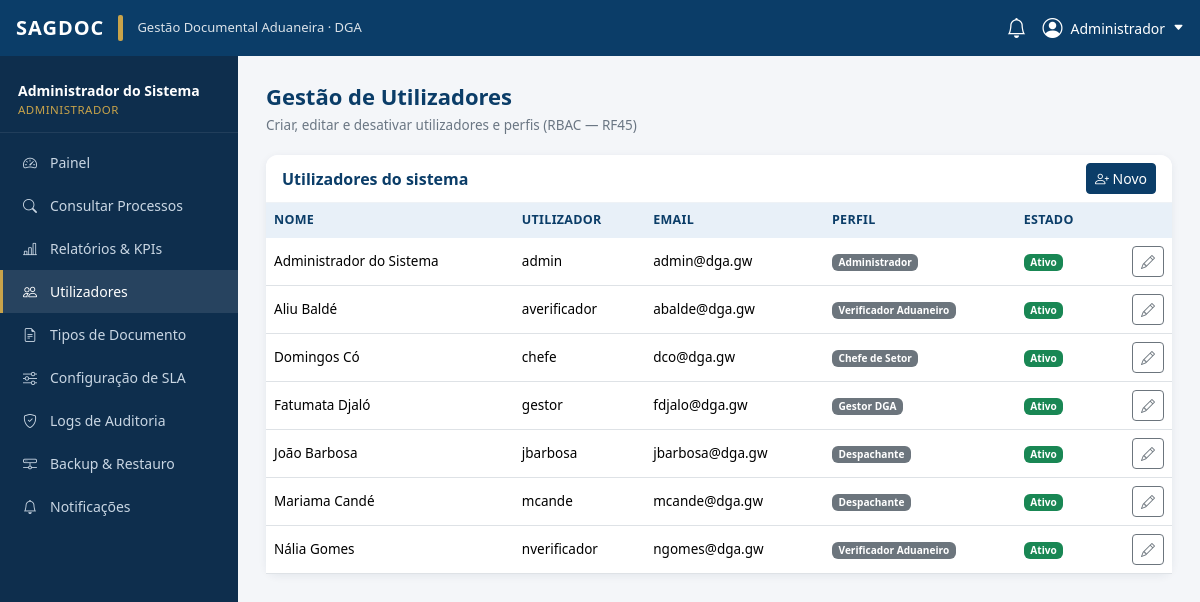
Page /admin/utilizadores (signed in) on the committed database.
### tables this page shows
CREATE TABLE usuarios (
    id INT AUTO_INCREMENT PRIMARY KEY,
    username VARCHAR(50) NOT NULL UNIQUE,
    password_hash VARCHAR(255) NOT NULL,
    nome VARCHAR(100) NOT NULL,
    email VARCHAR(100) NOT NULL UNIQUE,
    telefone VARCHAR(20) NULL,
    perfil ENUM('despachante','verificador','chefe_setor','gestor','administrador','consultor') NOT NULL,
    ativo BOOLEAN NOT NULL DEFAULT TRUE,
    totp_secret VARCHAR(64) NULL,
    totp_ativo BOOLEAN NOT NULL DEFAULT FALSE,
    reset_token VARCHAR(64) NULL,
    reset_token_expira DATETIME NULL,
    data_criacao TIMESTAMP NOT NULL DEFAULT CURRENT_TIMESTAMP,
    ultimo_acesso TIMESTAMP NULL,
    INDEX idx_usuarios_perfil (perfil),
    INDEX idx_usuarios_ativo (ativo)
);

### app/Core/View.php (called while the page is built, shortened)
<?php
final class View
{
    private static string $basePath = '';
    public static function init(string $basePath): void
    {
        self::$basePath = rtrim($basePath, '/');
    }
    public static function render(string $template, array $data = [], ?string $layout = 'app'): string
    {
        $content = self::renderTemplate($template, $data);
        return self::renderTemplate('layouts/' . $layout, array_merge($data, ['content' => $content]));
    }
    private static function renderTemplate(string $template, array $data): string
    {
        $file = self::$basePath . '/' . $template . '.php';
        extract($data, EXTR_SKIP);
        require $file;
        return (string) ob_get_clean();
    }
    public static function partial(string $template, array $data = []): string
    {
        return self::renderTemplate('partials/' . $template, $data);
    }
}

### public/index.php (called while the page is built, shortened)
<?php
$basePath = dirname(__DIR__);
$appConfig = require $basePath . '/config/app.php';
$router = new Router();
$request = new Request();
$match = $router->match($request->method, $request->path);
[$controllerClass, $method] = $match['handler'];
$controller = new $controllerClass();
try {
    $controller->$method($request, $match['params']);
} catch (\PDOException $e) {
    error_log('[DB] ' . $e->getMessage());
    AuditService::log('ERRO_BD', 'sistema', null, $e->getMessage());
    Response::abort(500, 'Erro ao aceder à base de dados.');
}

### app/Core/Database.php (called while the page is built, shortened)
<?php
final class Database
{
    private static ?PDO $instance = null;
    public static function connection(): PDO
    {
        if (self::$instance === null) {
            $config = require dirname(__DIR__, 2) . '/config/database.php';
            $dsn = sprintf(
                'mysql:host=%s;port=%s;dbname=%s;charset=utf8mb4',
                $config['host'],
                $config['port'],
                $config['database']
            );
            try {
                self::$instance = new PDO($dsn, $config['username'], $config['password'], [
                    PDO::ATTR_ERRMODE => PDO::ERRMODE_EXCEPTION,
                    PDO::ATTR_DEFAULT_FETCH_MODE => PDO::FETCH_ASSOC,
                    PDO::ATTR_EMULATE_PREPARES => false,
                ]);
            } catch (PDOException $e) {
                throw new PDOException('Falha na ligação à base de dados: ' . $e->getMessage(), (int) $e->getCode());
            }
        }
        return self::$instance;
    }
}

### app/Models/BaseModel.php (called while the page is built, shortened)
<?php
abstract class BaseModel
{
    protected static function db(): PDO
    {
        return Database::connection();
    }
}

### app/Models/Usuario.php (called while the page is built, shortened)
<?php
final class Usuario extends BaseModel
{
    public static function todos(): array
    {
        return self::db()->query('SELECT * FROM usuarios ORDER BY nome')->fetchAll();
    }
}

### app/Helpers/validation.php (called while the page is built, shortened)
<?php
function e(?string $value): string
{
    return htmlspecialchars($value ?? '', ENT_QUOTES, 'UTF-8');
}

### app/Helpers/format.php (called while the page is built, shortened)
<?php
function perfil_label(string $perfil): string
{
    static $labels = [
        'despachante' => 'Despachante',
        'verificador' => 'Verificador Aduaneiro',
        'chefe_setor' => 'Chefe de Setor',
        'gestor' => 'Gestor DGA',
        'administrador' => 'Administrador',
        'consultor' => 'Consultor',
    ];
    return $labels[$perfil] ?? $perfil;
}

### app/Core/Session.php (called while the page is built, shortened)
<?php
final class Session
{
    public static function get(string $key, mixed $default = null): mixed
    {
        return $_SESSION[$key] ?? $default;
    }
}

### app/Middleware/AuthMiddleware.php (called while the page is built, shortened)
<?php
final class AuthMiddleware
{
    public static function usuario(): ?array
    {
        return Session::get('usuario');
    }
}

### app/Views/admin/utilizadores.php (the view, shortened to what this page needs)
<div class="page-title">Gestão de Utilizadores</div>
<div class="page-sub">Criar, editar e desativar utilizadores e perfis (RBAC — RF45)</div>
<div class="card-soft card mb-4">
  <div class="card-header d-flex justify-content-between align-items-center">
    Utilizadores do sistema
    <button class="btn btn-sm btn-primary" data-bs-toggle="modal" data-bs-target="#modalNovoUsuario"><i class="bi bi-person-plus"></i> Novo</button>
  </div>
  <div class="card-body p-0">
    <table class="table tbl mb-0">
      <thead><tr><th>Nome</th><th>Utilizador</th><th>Email</th><th>Perfil</th><th>Estado</th><th></th></tr></thead>
      <tbody>
      <?php foreach ($lista as $u): ?>
        <tr>
          <td><?= e($u['nome']) ?></td>
          <td><?= e($u['username']) ?></td>
          <td><?= e($u['email']) ?></td>
          <td><span class="badge bg-secondary"><?= e(perfil_label($u['perfil'])) ?></span></td>
          <td><span class="badge bg-<?= $u['ativo'] ? 'success' : 'secondary' ?>"><?= $u['ativo'] ? 'Ativo' : 'Inativo' ?></span></td>
          <td class="text-end">
            <button class="btn btn-sm btn-outline-secondary" data-bs-toggle="modal" data-bs-target="#modalEditar<?= (int) $u['id'] ?>"><i class="bi bi-pencil"></i></button>
          </td>
        </tr>
      <?php endforeach; ?>
      </tbody>
    </table>
  </div>
</div>

### app/Views/partials/topbar.php (shortened to what this page needs)
<div class="topbar">
    <a href="/dashboard" class="logo">SAGDOC</a>
    <span class="dga-strip"></span>
    <span class="d-none d-md-inline" style="font-size:13px;opacity:.85">Gestão Documental Aduaneira · DGA</span>
    <div class="ms-auto d-flex align-items-center gap-3">
        <div class="position-relative" role="button" id="notifBell" data-bs-toggle="offcanvas" data-bs-target="#notifPanel" title="Notificações">
            <i class="bi bi-bell fs-5 text-white"></i>
        </div>
        <div class="dropdown">
            <span role="button" data-bs-toggle="dropdown" class="d-flex align-items-center gap-2 text-white">
                <i class="bi bi-person-circle fs-5"></i>
                <span class="d-none d-md-inline" style="font-size:14px"><?= e(explode(' ', $usuarioLogado['nome'])[0]) ?></span>
                <i class="bi bi-caret-down-fill" style="font-size:11px"></i>
            </span>
        </div>
    </div>
</div>

### app/Views/partials/sidebar.php (shortened to what this page needs)
<?php
$itens = $navPorPerfil[$usuarioLogado['perfil']] ?? [];
?>
<nav class="sidebar" id="sidebar">
    <div class="who">
        <div class="nome"><?= e($usuarioLogado['nome']) ?></div>
        <div class="perfil"><?= e(perfil_label($usuarioLogado['perfil'])) ?></div>
    </div>
    <div id="navItems">
        <?php foreach ($itens as $item): ?>
            <a href="<?= e($item['href']) ?>" class="nav-item <?= str_starts_with($rotaAtual, $item['href']) && $item['href'] !== '/dashboard' || $rotaAtual === $item['href'] ? 'active' : '' ?>">
                <i class="bi <?= e($item['icon']) ?>"></i><span><?= e($item['label']) ?></span>
            </a>
        <?php endforeach; ?>
    </div>
</nav>

### public/assets/css/sagdoc.css (style rules this page uses)
:root { --azul:#0b3d68; --azul-2:#12558f; --azul-claro:#e8f0f8; --dourado:#c8a34a; --verde:#1e7e42; --amarelo:#b8860b; --vermelho:#b02a2a; --cinza:#f4f6f9; }
body { background:var(--cinza);font-family:"Segoe UI",Roboto,Helvetica,Arial,sans-serif;color:#233; }
.btn-primary { background:var(--azul);border-color:var(--azul); }
a { color:var(--azul-2); }
.topbar { background:var(--azul);color:#fff;height:56px;display:flex;align-items:center;padding:0 16px;position:fixed;top:0;left:0;right:0;z-index:1030; }
.topbar .logo { font-weight:800;letter-spacing:1px;font-size:20px;color:#fff;text-decoration:none; }
.topbar .dga-strip { height:26px;width:5px;background:var(--dourado);margin:0 14px;border-radius:2px; }
.sidebar { position:fixed;top:56px;bottom:0;left:0;width:238px;background:#0e2e4d;color:#c9d6e3;padding-top:10px;overflow-y:auto;z-index:1020;transition:transform .25s; }
.sidebar .who { padding:14px 18px;border-bottom:1px solid rgba(255,255,255,.08);margin-bottom:8px; }
.sidebar .who .nome { color:#fff;font-weight:600;font-size:14px; }
.sidebar .who .perfil { font-size:11.5px;color:var(--dourado);text-transform:uppercase;letter-spacing:.5px; }
.sidebar a.nav-item { display:flex;align-items:center;gap:11px;color:#c9d6e3;text-decoration:none;padding:11px 18px;font-size:14px;border-left:3px solid transparent; }
.sidebar a.nav-item.active { background:rgba(255,255,255,.1);color:#fff;border-left-color:var(--dourado); }
.sidebar a.nav-item i { width:18px;text-align:center; }
.page-title { font-size:22px;font-weight:700;color:var(--azul);margin-bottom:2px; }
.page-sub { color:#6a7683;font-size:13.5px;margin-bottom:20px; }
.card-soft { background:#fff;border:none;border-radius:12px;box-shadow:0 2px 8px rgba(10,40,70,.07); }
.card-soft .card-header { background:#fff;border-bottom:1px solid #eef2f6;font-weight:600;color:var(--azul);border-radius:12px 12px 0 0; }
table.tbl { font-size:13.5px; }
table.tbl thead th { background:var(--azul-claro);color:var(--azul);font-weight:600;border:none;font-size:12.5px;text-transform:uppercase;letter-spacing:.3px; }
table.tbl td { vertical-align:middle; }

### rows in the picture
usuarios: nome "Administrador", nome "Administrador do Sistema", perfil "ADMINISTRADOR", username "admin", email "admin@dga.gw", perfil "Administrador", ativo "Ativo"
usuarios: nome "Aliu Baldé", username "averificador", email "abalde@dga.gw", perfil "Verificador Aduaneiro", ativo "Ativo"
usuarios: nome "Domingos Có", username "chefe", email "dco@dga.gw", perfil "Chefe de Setor", ativo "Ativo"
usuarios: nome "Fatumata Djaló", username "gestor", email "fdjalo@dga.gw", perfil "Gestor DGA", ativo "Ativo"
usuarios: nome "João Barbosa", username "jbarbosa", email "jbarbosa@dga.gw", perfil "Despachante", ativo "Ativo"
usuarios: nome "Mariama Candé", username "mcande", email "mcande@dga.gw", perfil "Despachante", ativo "Ativo"
usuarios: nome "Nália Gomes", username "nverificador", email "ngomes@dga.gw", perfil "Verificador Aduaneiro", ativo "Ativo"

### other values in the picture
$item['label'] "Painel"
$item['label'] "Consultar Processos"
$item['label'] "Relatórios & KPIs"
$item['label'] "Utilizadores"
$item['label'] "Tipos de Documento"
$item['label'] "Configuração de SLA"
$item['label'] "Logs de Auditoria"
$item['label'] "Backup & Restauro"
$item['label'] "Notificações"
